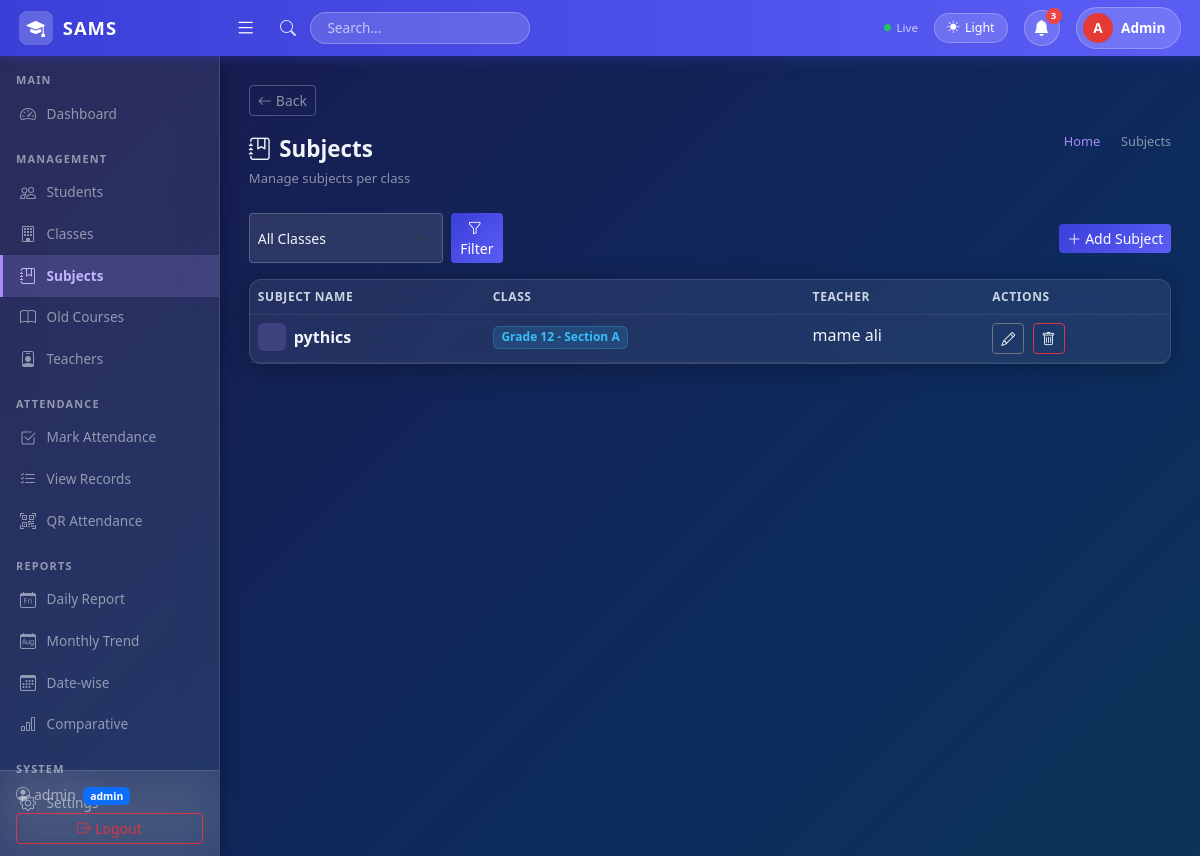
/subjects/ (signed in), run on the app's committed database.
### core/models.py (models this page shows, shortened)
class Subject(models.Model):
    subject_name = models.CharField(max_length=100)
    class_group = models.ForeignKey(ClassGroup, on_delete=models.SET_NULL, null=True, blank=True, related_name='subjects')
    teacher = models.ForeignKey(User, on_delete=models.SET_NULL, null=True, blank=True,
                                 limit_choices_to={'profile__role': 'teacher'})

class ClassGroup(models.Model):
    name = models.CharField(max_length=100)  # e.g. "Grade 10"
    section = models.CharField(max_length=5, blank=True, default='')  # A-E
    class Meta:
        ordering = ['name', 'section']
        unique_together = ('name', 'section')
    def __str__(self):
        if self.section:
            return f"{self.name} - Section {self.section}"
        return self.name

### core/views.py (the view)
        def wrapper(request, *args, **kwargs):
            if not request.user.is_authenticated:
                return redirect('login')
            if get_role(request.user) not in roles and not request.user.is_superuser:
                return HttpResponseForbidden("Access Denied")
            return view_func(request, *args, **kwargs)

### core/views.py (called while the page is built)
def get_role(user):
    try:
        return user.profile.role
    except Exception:
        return None

def role_required(*roles):
    def decorator(view_func):
        def wrapper(request, *args, **kwargs):
            if not request.user.is_authenticated:
                return redirect('login')
            if get_role(request.user) not in roles and not request.user.is_superuser:
                return HttpResponseForbidden("Access Denied")
            return view_func(request, *args, **kwargs)
        return wrapper
    return decorator

@login_required
@role_required('admin')
def subject_list(request):
    subjects = Subject.objects.select_related('class_group', 'teacher').order_by('class_group__name', 'subject_name')
    classes = ClassGroup.objects.all()
    class_filter = request.GET.get('class_group', '')
    if class_filter:
        subjects = subjects.filter(class_group_id=class_filter)
    return render(request, 'subjects/list.html', {
        'subjects': subjects, 'classes': classes, 'class_filter': class_filter
    })

### templates/subjects/list.html (shortened to what this page needs)
{% extends 'base.html' %}
{% block content %}
<div class="page-header">
  <div>
    <div class="page-title"><i class="bi bi-journal-bookmark me-2"></i>Subjects</div>
    <small style="color:var(--text-muted); font-size:.82rem;">Manage subjects per class</small>
  </div>
  <nav aria-label="breadcrumb">
    <ol class="breadcrumb mb-0">
      <li class="breadcrumb-item"><a href="{% url 'home' %}">Home</a></li>
      <li class="breadcrumb-item active">Subjects</li>
    </ol>
  </nav>
</div>
<div class="d-flex justify-content-between align-items-center mb-3">
  <form method="get" class="d-flex gap-2">
    <select name="class_group" class="form-select form-select-sm" style="max-width:220px;">
      <option value="">All Classes</option>
    </select>
    <button class="btn btn-primary btn-sm"><i class="bi bi-funnel me-1"></i>Filter</button>
  </form>
  <a href="{% url 'subject_create' %}" class="btn btn-primary btn-sm"><i class="bi bi-plus-lg me-1"></i>Add Subject</a>
</div>
<div class="card">
  <div class="table-responsive">
    <table class="table table-hover mb-0">
      <thead>
        <tr>
          <th>Subject Name</th>
          <th>Class</th>
          <th>Teacher</th>
          <th>Actions</th>
        </tr>
      </thead>
      <tbody>
        {% for s in subjects %}
        <tr>
          <td>
            <div class="d-flex align-items-center gap-2">
              <div style="width:28px;height:28px;border-radius:6px;background:rgba(167,139,250,0.2);display:flex;align-items:center;justify-content:center;color:#a78bfa;">
              </div>
              <span style="font-weight:600;">{{ s.subject_name }}</span>
            </div>
          </td>
          <td>
            {% if s.class_group %}
              <span class="badge" style="background:rgba(56,189,248,0.15); color:#38bdf8; border:1px solid rgba(56,189,248,0.25);">{{ s.class_group }}</span>
            {% else %}<span style="color:var(--text-muted);">—</span>{% endif %}
          </td>
          <td>
            {% if s.teacher %}
              <span style="color:var(--text-primary);">{{ s.teacher.get_full_name|default:s.teacher.username }}</span>
            {% else %}<span style="color:var(--text-muted);">Unassigned</span>{% endif %}
          </td>
          <td>
            <a href="{% url 'subject_edit' s.id %}" class="btn btn-sm btn-outline-secondary me-1"><i class="bi bi-pencil"></i></a>
            <a href="{% url 'subject_delete' s.id %}" class="btn btn-sm btn-outline-danger"><i class="bi bi-trash"></i></a>
          </td>
        </tr>
        {% empty %}
        <tr><td colspan="4" class="text-center py-5" style="color:var(--text-muted);">
          <i class="bi bi-journal-bookmark" style="font-size:2rem; display:block; margin-bottom:.5rem;"></i>
          No subjects yet.
        </td></tr>
        {% endfor %}
      </tbody>
    </table>
  </div>
</div>
{% endblock %}

### templates/base.html (shortened to what this page needs)
<!DOCTYPE html>
<html lang="en" id="htmlRoot">
<head>
  <link href="https://cdn.jsdelivr.net/npm/bootstrap@5.3.0/dist/css/bootstrap.min.css" rel="stylesheet">
  <link href="https://cdn.jsdelivr.net/npm/bootstrap-icons@1.10.5/font/bootstrap-icons.css" rel="stylesheet">
</head>
<body>
{% if user.is_authenticated %}
<nav class="top-navbar">
  <a href="{% url 'home' %}" class="brand">
    <div class="brand-icon"><i class="bi bi-mortarboard-fill text-white"></i></div>
    SAMS
  </a>
  <button class="hamburger ms-2" id="sidebarToggle"><i class="bi bi-list"></i></button>
  <div class="d-flex align-items-center ms-3 gap-2 flex-grow-1">
    <i class="bi bi-search search-icon"></i>
    <input type="text" class="search-box d-none d-md-block" placeholder="Search...">
  </div>
  <div class="d-flex align-items-center gap-3 ms-auto">
    <div class="sync-indicator d-none d-md-flex">
      <div class="sync-dot"></div>Live
    </div>
    <button class="theme-btn" onclick="toggleTheme()" id="themeBtn">
      <i class="bi bi-moon-fill" id="themeIcon"></i>
      <span id="themeLabel" class="d-none d-md-inline">Dark</span>
    </button>
    <div style="position:relative;">
      <button class="notif-btn" id="notifBtn" onclick="toggleNotif()">
        <i class="bi bi-bell-fill"></i>
        <span class="notif-badge" id="notifBadge">3</span>
      </button>
    </div>
    <a href="{% url 'logout' %}" class="user-pill">
      <div class="user-avatar">{{ user.username|first|upper }}</div>
      <span class="d-none d-md-inline">{{ user.username|capfirst }}</span>
    </a>
  </div>
</nav>
<div class="sidebar" id="sidebar">
  <div class="section-label">Main</div>
  <a href="{% url 'home' %}" class="nav-link {% if request.resolver_match.url_name == 'home' %}active{% endif %}">
    <i class="bi bi-speedometer2"></i> Dashboard
  </a>
  {% if user.profile.role == 'student' %}
  <div class="section-label">My Account</div>
  <a href="{% url 'student_dashboard' %}" class="nav-link {% if request.resolver_match.url_name == 'student_dashboard' %}active{% endif %}">
    <i class="bi bi-speedometer2"></i> Dashboard
  </a>
  <div class="section-label">My Attendance</div>
  <a href="{% url 'student_attendance' %}" class="nav-link {% if request.resolver_match.url_name == 'student_attendance' %}active{% endif %}">
    <i class="bi bi-list-check"></i> Attendance Records
  </a>
  <a href="{% url 'student_reports' %}" class="nav-link {% if request.resolver_match.url_name == 'student_reports' %}active{% endif %}">
    <i class="bi bi-bar-chart-fill"></i> My Reports
  </a>
  <a href="{% url 'student_profile' %}" class="nav-link {% if request.resolver_match.url_name == 'student_profile' %}active{% endif %}">
    <i class="bi bi-person-circle"></i> My Profile
  </a>
  {% else %}
  {% if user.is_superuser or user.profile.role == 'admin' %}
  <div class="section-label">Management</div>
  <a href="{% url 'student_list' %}" class="nav-link {% if 'student' in request.resolver_match.url_name %}active{% endif %}">
    <i class="bi bi-people"></i> Students
  </a>
  <a href="{% url 'class_list' %}" class="nav-link {% if 'class' in request.resolver_match.url_name %}active{% endif %}">
    <i class="bi bi-building"></i> Classes
  </a>
  <a href="{% url 'subject_list' %}" class="nav-link {% if 'subject' in request.resolver_match.url_name %}active{% endif %}">
    <i class="bi bi-journal-bookmark"></i> Subjects
  </a>
  <a href="{% url 'course_list' %}" class="nav-link {% if 'course' in request.resolver_match.url_name %}active{% endif %}">
    <i class="bi bi-book"></i> Old Courses
  </a>
  <a href="{% url 'teacher_list' %}" class="nav-link {% if 'teacher' in request.resolver_match.url_name %}active{% endif %}">
    <i class="bi bi-person-badge"></i> Teachers
  </a>
  {% endif %}
  <div class="section-label">Attendance</div>
  <a href="{% url 'attendance_mark' %}" class="nav-link {% if request.resolver_match.url_name == 'attendance_mark' %}active{% endif %}">
    <i class="bi bi-check2-square"></i> Mark Attendance
  </a>
  <a href="{% url 'attendance_list' %}" class="nav-link {% if request.resolver_match.url_name == 'attendance_list' %}active{% endif %}">
    <i class="bi bi-list-check"></i> View Records
  </a>
  <a href="{% url 'qr_generate' %}" class="nav-link {% if request.resolver_match.url_name == 'qr_generate' or request.resolver_match.url_name == 'qr_session_detail' %}active{% endif %}">
    <i class="bi bi-qr-code-scan"></i> QR Attendance
  </a>
  <div class="section-label">Reports</div>
  <a href="{% url 'report_daily' %}" class="nav-link {% if request.resolver_match.url_name == 'report_daily' %}active{% endif %}">
    <i class="bi bi-calendar-day"></i> Daily Report
  </a>
  <a href="{% url 'report_monthly' %}" class="nav-link {% if request.resolver_match.url_name == 'report_monthly' %}active{% endif %}">
    <i class="bi bi-calendar-month"></i> Monthly Trend
  </a>
  <a href="{% url 'report_datewise' %}" class="nav-link {% if request.resolver_match.url_name == 'report_datewise' %}active{% endif %}">
    <i class="bi bi-calendar3"></i> Date-wise
  </a>
  {% if user.is_superuser or user.profile.role == 'admin' %}
  <a href="{% url 'report_comparative' %}" class="nav-link {% if request.resolver_match.url_name == 'report_comparative' %}active{% endif %}">
    <i class="bi bi-bar-chart"></i> Comparative
  </a>
  <div class="section-label">System</div>
  <a href="{% url 'settings' %}" class="nav-link {% if request.resolver_match.url_name == 'settings' %}active{% endif %}">
    <i class="bi bi-gear"></i> Settings
  </a>
  {% endif %}
  {% endif %}
  <div class="sidebar-footer">
    <small class="d-block" style="color:var(--text-muted);">
      <i class="bi bi-person-circle me-1"></i>{{ user.username }}
      <span class="badge bg-primary ms-1" style="font-size:.65rem;">
        {% if user.is_superuser %}admin{% else %}{{ user.profile.role }}{% endif %}
      </span>
    </small>
    <a href="{% url 'logout' %}" class="btn btn-sm btn-outline-danger w-100 mt-2">
      <i class="bi bi-box-arrow-right me-1"></i>Logout
    </a>
  </div>
</div>
<div class="page-wrapper" id="pageWrapper">
  {% if request.resolver_match.url_name != 'home' and request.resolver_match.url_name != 'student_dashboard' %}
  <div class="mb-3">
    <button onclick="history.back()" class="btn btn-sm" style="border:1px solid rgba(255,255,255,0.25); color:var(--text-muted); background:transparent; transition:all .2s;"
      onmouseover="this.style.background='rgba(255,255,255,0.1)'; this.style.color='var(--text-primary)'"
      onmouseout="this.style.background='transparent'; this.style.color='var(--text-muted)'">
      <i class="bi bi-arrow-left me-1"></i>Back
    </button>
  </div>
  {% endif %}
  {% block content %}{% endblock %}
</div>
{% endif %}
</body>
</html>

### data on the page
Subject: subject_name "pythics", class_group "Grade 12 - Section A", teacher.get_full_name "mame ali"

### other printed values
{{ user.username|first|upper }} "A"
{{ user.username|capfirst }} "Admin"
{{ user.username }} "admin"
